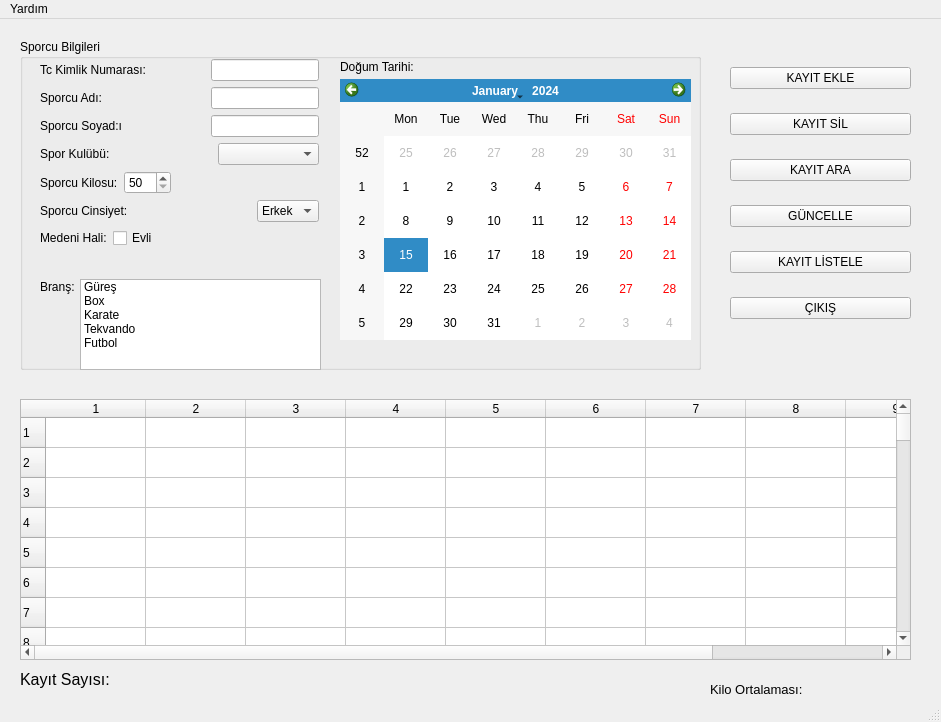
<?xml version="1.0" encoding="UTF-8"?>
<ui version="4.0">
 <class>MainWindow</class>
 <widget class="QMainWindow" name="MainWindow">
  <property name="geometry">
   <rect>
    <x>0</x>
    <y>0</y>
    <width>941</width>
    <height>722</height>
   </rect>
  </property>
  <property name="windowTitle">
   <string>MainWindow</string>
  </property>
  <widget class="QWidget" name="centralwidget">
   <widget class="QGroupBox" name="groupBox">
    <property name="geometry">
     <rect>
      <x>20</x>
      <y>20</y>
      <width>681</width>
      <height>331</height>
     </rect>
    </property>
    <property name="title">
     <string>Sporcu Bilgileri</string>
    </property>
    <widget class="QLabel" name="label_9">
     <property name="geometry">
      <rect>
       <x>320</x>
       <y>20</y>
       <width>101</width>
       <height>16</height>
      </rect>
     </property>
     <property name="text">
      <string>Doğum Tarihi:</string>
     </property>
    </widget>
    <widget class="QCalendarWidget" name="cwDTarihi">
     <property name="geometry">
      <rect>
       <x>320</x>
       <y>40</y>
       <width>351</width>
       <height>261</height>
      </rect>
     </property>
    </widget>
    <widget class="QWidget" name="layoutWidget">
     <property name="geometry">
      <rect>
       <x>20</x>
       <y>20</y>
       <width>279</width>
       <height>192</height>
      </rect>
     </property>
     <layout class="QVBoxLayout" name="verticalLayout">
      <item>
       <layout class="QHBoxLayout" name="horizontalLayout">
        <item>
         <widget class="QLabel" name="label">
          <property name="text">
           <string>Tc Kimlik Numarası:</string>
          </property>
         </widget>
        </item>
        <item>
         <spacer name="horizontalSpacer">
          <property name="orientation">
           <enum>Qt::Horizontal</enum>
          </property>
          <property name="sizeHint" stdset="0">
           <size>
            <width>40</width>
            <height>20</height>
           </size>
          </property>
         </spacer>
        </item>
        <item>
         <widget class="QLineEdit" name="lneTCK">
          <property name="maxLength">
           <number>11</number>
          </property>
         </widget>
        </item>
       </layout>
      </item>
      <item>
       <layout class="QHBoxLayout" name="horizontalLayout_2">
        <item>
         <widget class="QLabel" name="label_2">
          <property name="text">
           <string>Sporcu Adı:</string>
          </property>
         </widget>
        </item>
        <item>
         <spacer name="horizontalSpacer_2">
          <property name="orientation">
           <enum>Qt::Horizontal</enum>
          </property>
          <property name="sizeHint" stdset="0">
           <size>
            <width>40</width>
            <height>20</height>
           </size>
          </property>
         </spacer>
        </item>
        <item>
         <widget class="QLineEdit" name="lneSporcuAdi"/>
        </item>
       </layout>
      </item>
      <item>
       <layout class="QHBoxLayout" name="horizontalLayout_3">
        <item>
         <widget class="QLabel" name="label_3">
          <property name="text">
           <string>Sporcu Soyad:ı</string>
          </property>
         </widget>
        </item>
        <item>
         <spacer name="horizontalSpacer_3">
          <property name="orientation">
           <enum>Qt::Horizontal</enum>
          </property>
          <property name="sizeHint" stdset="0">
           <size>
            <width>40</width>
            <height>20</height>
           </size>
          </property>
         </spacer>
        </item>
        <item>
         <widget class="QLineEdit" name="lneSporcuSoyadi"/>
        </item>
       </layout>
      </item>
      <item>
       <layout class="QHBoxLayout" name="horizontalLayout_4">
        <item>
         <widget class="QLabel" name="label_4">
          <property name="text">
           <string>Spor Kulübü:</string>
          </property>
         </widget>
        </item>
        <item>
         <spacer name="horizontalSpacer_4">
          <property name="orientation">
           <enum>Qt::Horizontal</enum>
          </property>
          <property name="sizeHint" stdset="0">
           <size>
            <width>40</width>
            <height>20</height>
           </size>
          </property>
         </spacer>
        </item>
        <item>
         <spacer name="horizontalSpacer_5">
          <property name="orientation">
           <enum>Qt::Horizontal</enum>
          </property>
          <property name="sizeHint" stdset="0">
           <size>
            <width>40</width>
            <height>20</height>
           </size>
          </property>
         </spacer>
        </item>
        <item>
         <widget class="QComboBox" name="cmbSporKulb">
          <property name="currentIndex">
           <number>-1</number>
          </property>
          <item>
           <property name="text">
            <string>Galatasaray</string>
           </property>
          </item>
          <item>
           <property name="text">
            <string>Beşiktaş</string>
           </property>
          </item>
          <item>
           <property name="text">
            <string>Fenerbahçe</string>
           </property>
          </item>
          <item>
           <property name="text">
            <string>TrabzonSpor</string>
           </property>
          </item>
          <item>
           <property name="text">
            <string>Başakşehir</string>
           </property>
          </item>
         </widget>
        </item>
       </layout>
      </item>
      <item>
       <layout class="QHBoxLayout" name="horizontalLayout_5">
        <item>
         <widget class="QLabel" name="label_5">
          <property name="text">
           <string>Sporcu Kilosu:</string>
          </property>
         </widget>
        </item>
        <item>
         <widget class="QSpinBox" name="spnKilo">
          <property name="minimum">
           <number>50</number>
          </property>
          <property name="maximum">
           <number>130</number>
          </property>
         </widget>
        </item>
        <item>
         <spacer name="horizontalSpacer_6">
          <property name="orientation">
           <enum>Qt::Horizontal</enum>
          </property>
          <property name="sizeHint" stdset="0">
           <size>
            <width>40</width>
            <height>20</height>
           </size>
          </property>
         </spacer>
        </item>
       </layout>
      </item>
      <item>
       <layout class="QHBoxLayout" name="horizontalLayout_6">
        <item>
         <widget class="QLabel" name="label_6">
          <property name="text">
           <string>Sporcu Cinsiyet:</string>
          </property>
         </widget>
        </item>
        <item>
         <spacer name="horizontalSpacer_7">
          <property name="orientation">
           <enum>Qt::Horizontal</enum>
          </property>
          <property name="sizeHint" stdset="0">
           <size>
            <width>40</width>
            <height>20</height>
           </size>
          </property>
         </spacer>
        </item>
        <item>
         <widget class="QComboBox" name="cmbCinsiyet">
          <item>
           <property name="text">
            <string>Erkek</string>
           </property>
          </item>
          <item>
           <property name="text">
            <string>Kadın</string>
           </property>
          </item>
         </widget>
        </item>
       </layout>
      </item>
      <item>
       <layout class="QHBoxLayout" name="horizontalLayout_7">
        <item>
         <widget class="QLabel" name="label_7">
          <property name="text">
           <string>Medeni Hali:</string>
          </property>
         </widget>
        </item>
        <item>
         <widget class="QCheckBox" name="chkMedeniHal">
          <property name="text">
           <string>Evli</string>
          </property>
         </widget>
        </item>
        <item>
         <spacer name="horizontalSpacer_8">
          <property name="orientation">
           <enum>Qt::Horizontal</enum>
          </property>
          <property name="sizeHint" stdset="0">
           <size>
            <width>40</width>
            <height>20</height>
           </size>
          </property>
         </spacer>
        </item>
       </layout>
      </item>
     </layout>
    </widget>
    <widget class="QListWidget" name="lwBrans">
     <property name="geometry">
      <rect>
       <x>60</x>
       <y>240</y>
       <width>241</width>
       <height>91</height>
      </rect>
     </property>
     <item>
      <property name="text">
       <string>Güreş</string>
      </property>
     </item>
     <item>
      <property name="text">
       <string>Box</string>
      </property>
     </item>
     <item>
      <property name="text">
       <string>Karate</string>
      </property>
     </item>
     <item>
      <property name="text">
       <string>Tekvando</string>
      </property>
     </item>
     <item>
      <property name="text">
       <string>Futbol</string>
      </property>
     </item>
    </widget>
    <widget class="QLabel" name="label_8">
     <property name="geometry">
      <rect>
       <x>20</x>
       <y>240</y>
       <width>101</width>
       <height>16</height>
      </rect>
     </property>
     <property name="text">
      <string>Branş:</string>
     </property>
    </widget>
   </widget>
   <widget class="QTableWidget" name="tblwBilgiler">
    <property name="geometry">
     <rect>
      <x>20</x>
      <y>380</y>
      <width>891</width>
      <height>261</height>
     </rect>
    </property>
    <property name="rowCount">
     <number>100</number>
    </property>
    <property name="columnCount">
     <number>10</number>
    </property>
    <row/>
    <row/>
    <row/>
    <row/>
    <row/>
    <row/>
    <row/>
    <row/>
    <row/>
    <row/>
    <row/>
    <row/>
    <row/>
    <row/>
    <row/>
    <row/>
    <row/>
    <row/>
    <row/>
    <row/>
    <row/>
    <row/>
    <row/>
    <row/>
    <row/>
    <row/>
    <row/>
    <row/>
    <row/>
    <row/>
    <row/>
    <row/>
    <row/>
    <row/>
    <row/>
    <row/>
    <row/>
    <row/>
    <row/>
    <row/>
    <row/>
    <row/>
    <row/>
    <row/>
    <row/>
    <row/>
    <row/>
    <row/>
    <row/>
    <row/>
    <row/>
    <row/>
    <row/>
    <row/>
    <row/>
    <row/>
    <row/>
    <row/>
    <row/>
    <row/>
    <row/>
    <row/>
    <row/>
    <row/>
    <row/>
    <row/>
    <row/>
    <row/>
    <row/>
    <row/>
    <row/>
    <row/>
    <row/>
    <row/>
    <row/>
    <row/>
    <row/>
    <row/>
    <row/>
    <row/>
    <row/>
    <row/>
    <row/>
    <row/>
    <row/>
    <row/>
    <row/>
    <row/>
    <row/>
    <row/>
    <row/>
    <row/>
    <row/>
    <row/>
    <row/>
    <row/>
    <row/>
    <row/>
    <row/>
    <row/>
    <column/>
    <column/>
    <column/>
    <column/>
    <column/>
    <column/>
    <column/>
    <column/>
    <column/>
    <column/>
   </widget>
   <widget class="QWidget" name="layoutWidget">
    <property name="geometry">
     <rect>
      <x>730</x>
      <y>30</y>
      <width>181</width>
      <height>291</height>
     </rect>
    </property>
    <layout class="QVBoxLayout" name="verticalLayout_2">
     <item>
      <widget class="QPushButton" name="btnEkle">
       <property name="text">
        <string>KAYIT EKLE</string>
       </property>
      </widget>
     </item>
     <item>
      <widget class="QPushButton" name="btnSil">
       <property name="text">
        <string>KAYIT SİL</string>
       </property>
      </widget>
     </item>
     <item>
      <widget class="QPushButton" name="btnAra">
       <property name="text">
        <string>KAYIT ARA</string>
       </property>
      </widget>
     </item>
     <item>
      <widget class="QPushButton" name="btnGuncelle">
       <property name="text">
        <string>GÜNCELLE</string>
       </property>
      </widget>
     </item>
     <item>
      <widget class="QPushButton" name="btnListele">
       <property name="text">
        <string>KAYIT LİSTELE</string>
       </property>
      </widget>
     </item>
     <item>
      <widget class="QPushButton" name="btnCiks">
       <property name="text">
        <string>ÇIKIŞ</string>
       </property>
      </widget>
     </item>
    </layout>
   </widget>
   <widget class="QWidget" name="layoutWidget">
    <property name="geometry">
     <rect>
      <x>20</x>
      <y>650</y>
      <width>111</width>
      <height>21</height>
     </rect>
    </property>
    <layout class="QHBoxLayout" name="horizontalLayout_8">
     <item>
      <widget class="QLabel" name="label_10">
       <property name="font">
        <font>
         <pointsize>12</pointsize>
        </font>
       </property>
       <property name="text">
        <string>Kayıt Sayısı:</string>
       </property>
      </widget>
     </item>
     <item>
      <widget class="QLabel" name="lblkayitsayisi">
       <property name="font">
        <font>
         <pointsize>12</pointsize>
        </font>
       </property>
       <property name="text">
        <string/>
       </property>
      </widget>
     </item>
    </layout>
   </widget>
   <widget class="QLabel" name="label_11">
    <property name="geometry">
     <rect>
      <x>710</x>
      <y>660</y>
      <width>101</width>
      <height>20</height>
     </rect>
    </property>
    <property name="font">
     <font>
      <pointsize>10</pointsize>
     </font>
    </property>
    <property name="text">
     <string>Kilo Ortalaması:</string>
    </property>
   </widget>
   <widget class="QLabel" name="lblOrtKilo">
    <property name="geometry">
     <rect>
      <x>810</x>
      <y>660</y>
      <width>51</width>
      <height>21</height>
     </rect>
    </property>
    <property name="text">
     <string/>
    </property>
   </widget>
  </widget>
  <widget class="QMenuBar" name="menubar">
   <property name="geometry">
    <rect>
     <x>0</x>
     <y>0</y>
     <width>941</width>
     <height>21</height>
    </rect>
   </property>
   <widget class="QMenu" name="menuYard_m">
    <property name="title">
     <string>Yardım</string>
    </property>
    <addaction name="menhakinda"/>
   </widget>
   <addaction name="menuYard_m"/>
  </widget>
  <widget class="QStatusBar" name="statusbar"/>
  <action name="menhakinda">
   <property name="text">
    <string>Hakkında</string>
   </property>
  </action>
 </widget>
 <resources/>
 <connections/>
</ui>
